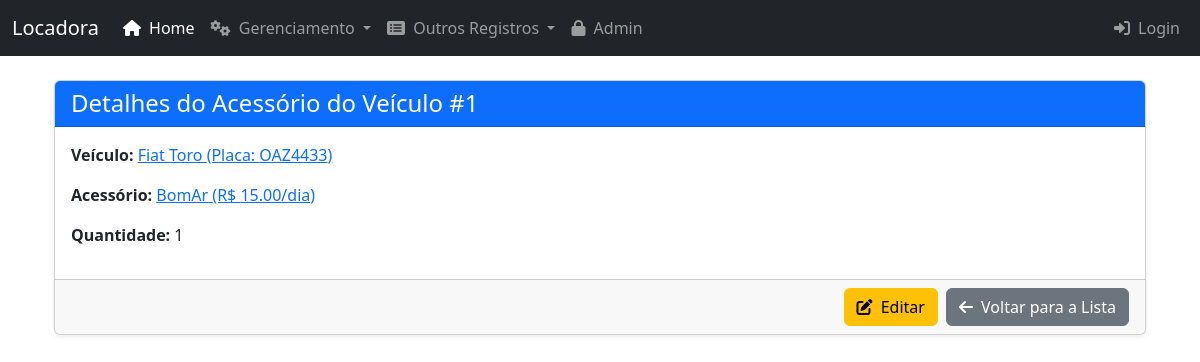
Screenshot of /veiculo_acessorios/1/ with the database file from the repository.
### core/models.py (models this page shows, shortened)
class VeiculoAcessorio(models.Model):
    id_veiculo_acessorio = models.AutoField(primary_key=True)
    veiculo = models.ForeignKey(Veiculo, on_delete=models.CASCADE)
    acessorio = models.ForeignKey(Acessorio, on_delete=models.CASCADE)
    quantidade = models.IntegerField(default=1) # Quantidade daquele acessorio para aquele veiculo
    class Meta:
        verbose_name = "Acessório do Veículo"
        verbose_name_plural = "Acessórios dos Veículos"
        unique_together = ('veiculo', 'acessorio') # Garante que um par veiculo-acessorio é único

class Veiculo(models.Model):
    id_veiculo = models.AutoField(primary_key=True)
    placa = models.CharField(max_length=8, unique=True)
    marca = models.CharField(max_length=45)
    modelo = models.CharField(max_length=45)
    ano = models.IntegerField()
    cor = models.CharField(max_length=30)
    quilometragem = models.DecimalField(max_digits=10, decimal_places=2) # Pode ser IntegerField se for sempre km inteiros
    status_disponibilidade = models.CharField(max_length=20, default='Disponível')
    valor_diario = models.DecimalField(max_digits=10, decimal_places=2)
    tipo_veiculo = models.ForeignKey(TipoVeiculo, on_delete=models.SET_NULL, null=True, related_name='veiculos')
    class Meta:
        verbose_name = "Veículo"
        verbose_name_plural = "Veículos"

class Acessorio(models.Model):
    id_acessorio = models.AutoField(primary_key=True)
    nome_acessorio = models.CharField(max_length=100)
    valor_diario = models.DecimalField(max_digits=10, decimal_places=2)
    class Meta:
        verbose_name = "Acessório"
        verbose_name_plural = "Acessórios"

### core/views.py (the view)
# urls.py: path('veiculo_acessorios/<int:pk>/', views.detalhes_veiculo_acessorio, name='detalhes_veiculo_acessorio'),
def detalhes_veiculo_acessorio(request, pk):
    veiculo_acessorio = get_object_or_404(VeiculoAcessorio, pk=pk)
    return render(request, 'core/detalhes_veiculo_acessorio.html', {'veiculo_acessorio': veiculo_acessorio})

### core/templates/core/detalhes_veiculo_acessorio.html (shortened to what this page needs)
{% extends 'base.html' %}
{% block content %}
    <div class="card shadow-sm">
        <div class="card-header bg-primary text-white">
            <h1 class="h4 mb-0">Detalhes do Acessório do Veículo #{{ veiculo_acessorio.id_veiculo_acessorio }}</h1>
        </div>
        <div class="card-body">
            <p><strong>Veículo:</strong>
               <a href="{% url 'detalhes_veiculo' pk=veiculo_acessorio.veiculo.pk %}">
                   {{ veiculo_acessorio.veiculo.marca }} {{ veiculo_acessorio.veiculo.modelo }} (Placa: {{ veiculo_acessorio.veiculo.placa }})
               </a>
            </p>
            <p><strong>Acessório:</strong>
               <a href="{% url 'detalhes_acessorio' pk=veiculo_acessorio.acessorio.pk %}">
                   {{ veiculo_acessorio.acessorio.nome_acessorio }} (R$ {{ veiculo_acessorio.acessorio.valor_diario|floatformat:2 }}/dia)
               </a>
            </p>
            <p><strong>Quantidade:</strong> {{ veiculo_acessorio.quantidade }}</p>
        </div>
        <div class="card-footer d-flex justify-content-end">
            <a href="{% url 'editar_veiculo_acessorio' pk=veiculo_acessorio.pk %}" class="btn btn-warning me-2">
                <i class="fas fa-edit me-1"></i> Editar
            </a>
            <a href="{% url 'lista_veiculo_acessorios' %}" class="btn btn-secondary">
                <i class="fas fa-arrow-left me-1"></i> Voltar para a Lista
            </a>
        </div>
    </div>
{% endblock %}

### rows the page displays
VeiculoAcessorio: id_veiculo_acessorio "1", veiculo.marca "Fiat", veiculo.modelo "Toro", veiculo.placa "OAZ4433", acessorio.nome_acessorio "BomAr", acessorio.valor_diario "15.00", quantidade "1"
